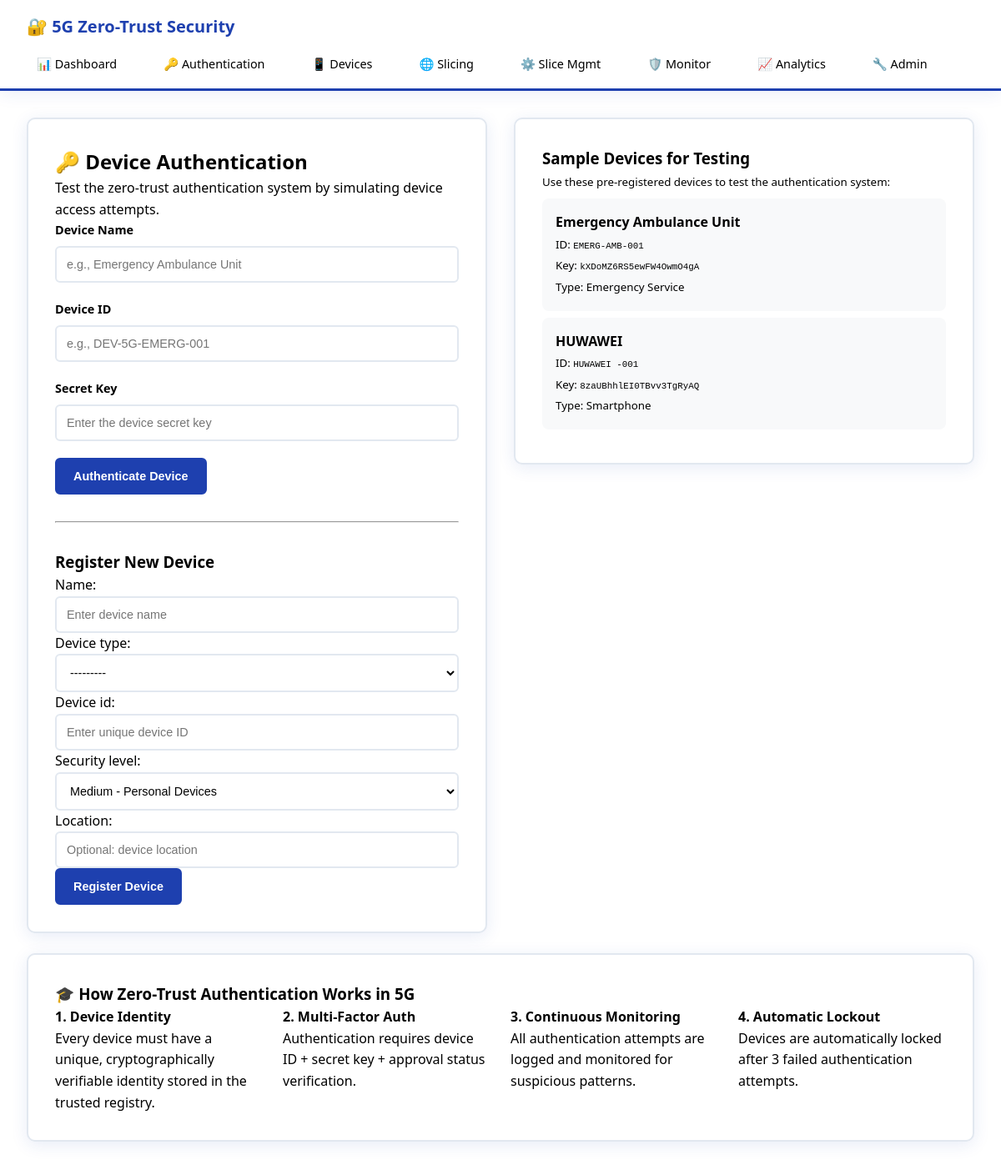
The app's page /demo/auth/ with its own data.
### zero_trust_demo/models.py (models this page shows, shortened)
class TrustedDevice(models.Model):
    DEVICE_TYPES = [
        ('SMARTPHONE', 'Smartphone'),
        ('IOT_SENSOR', 'IoT Sensor'),
        ('SMART_WATCH', 'Smart Watch'),
        ('VEHICLE', 'Connected Vehicle'),
        ('MEDICAL', 'Medical Device'),
        ('EMERGENCY', 'Emergency Service'),
        ('INDUSTRIAL', 'Industrial IoT'),
    ]
    SECURITY_LEVELS = [
        ('LOW', 'Low - Basic IoT'),
        ('MEDIUM', 'Medium - Personal Devices'),
        ('HIGH', 'High - Enterprise'),
        ('MAXIMUM', 'Maximum - Critical Infrastructure'),
    ]
    STATUS_CHOICES = [
        ('PENDING', 'Pending Approval'),
        ('APPROVED', 'Approved'),
        ('REJECTED', 'Rejected'),
        ('SUSPENDED', 'Suspended'),
        ('LOCKED', 'Locked'),
    ]
    name = models.CharField(max_length=100)
    device_type = models.CharField(max_length=20, choices=DEVICE_TYPES)
    device_id = models.CharField(max_length=100, unique=True)
    secret_key = models.CharField(max_length=100)
    security_level = models.CharField(max_length=20, choices=SECURITY_LEVELS, default='MEDIUM')
    status = models.CharField(max_length=20, choices=STATUS_CHOICES, default='PENDING')
    created_at = models.DateTimeField(auto_now_add=True)
    last_authentication = models.DateTimeField(null=True, blank=True)
    failed_attempts = models.IntegerField(default=0)
    is_active = models.BooleanField(default=True)
    ip_address = models.GenericIPAddressField(null=True, blank=True)
    location = models.CharField(max_length=100, blank=True)
    class Meta:
        verbose_name = "Trusted Device"
        verbose_name_plural = "Trusted Devices"

### zero_trust_demo/views.py (the view, shortened to what this page needs)
# urls.py: path('auth/', views.zero_trust_auth, name='zero_trust_auth'),
def zero_trust_auth(request):
    context = {}
    sample_devices = TrustedDevice.objects.filter(status='APPROVED')[:5]
    context['sample_devices'] = sample_devices
    context['form'] = DeviceRegistrationForm()
    return render(request, 'zero_trust_demo/zero_trust_auth.html', context)

### zero_trust_demo/forms.py (shortened to what this page needs)
class DeviceRegistrationForm(forms.ModelForm):
    class Meta:
        model = TrustedDevice
        fields = ['name', 'device_type', 'device_id', 'security_level', 'location']
        widgets = {
            'name': forms.TextInput(attrs={
                'class': 'form-control',
                'placeholder': 'Enter device name'
            }),
            'device_id': forms.TextInput(attrs={
                'class': 'form-control',
                'placeholder': 'Enter unique device ID'
            }),
            'device_type': forms.Select(attrs={'class': 'form-control'}),
            'security_level': forms.Select(attrs={'class': 'form-control'}),
            'location': forms.TextInput(attrs={
                'class': 'form-control',
                'placeholder': 'Optional: device location'
            }),
        }

### templates/zero_trust_demo/zero_trust_auth.html (shortened to what this page needs)
{% extends "zero_trust_demo/base.html" %}
{% block content %}
<div class="grid-2">
    <div class="card">
        <h2>🔑 Device Authentication</h2>
        <p>Test the zero-trust authentication system by simulating device access attempts.</p>
        <form method="post">
            <div class="form-group">
                <label class="form-label">Device Name</label>
                <input type="text" name="device_name" class="form-control"
                       placeholder="e.g., Emergency Ambulance Unit" required>
            </div>
            <div class="form-group">
                <label class="form-label">Device ID</label>
                <input type="text" name="device_id" class="form-control"
                       placeholder="e.g., DEV-5G-EMERG-001" required>
            </div>
            <div class="form-group">
                <label class="form-label">Secret Key</label>
                <input type="password" name="secret_key" class="form-control"
                       placeholder="Enter the device secret key" required>
            </div>
            <button type="submit" name="action" value="authenticate" class="btn btn-primary">
                Authenticate Device
            </button>
        </form>
        <hr style="margin: 2rem 0;">
        <h3>Register New Device</h3>
        <form method="post">
            {{ form.as_p }}
            <button type="submit" name="action" value="register" class="btn btn-primary">
                Register Device
            </button>
        </form>
    </div>
    <div>
        <div class="card">
            <h3>Sample Devices for Testing</h3>
            <p><small>Use these pre-registered devices to test the authentication system:</small></p>
            {% if sample_devices %}
                {% for device in sample_devices %}
                <div style="padding: 1rem; margin: 0.5rem 0; background: #f8f9fa; border-radius: 8px;">
                    <strong>{{ device.name }}</strong><br>
                    <small>ID: <code>{{ device.device_id }}</code></small><br>
                    <small>Key: <code>{{ device.secret_key }}</code></small><br>
                    <small>Type: {{ device.get_device_type_display }}</small>
                </div>
                {% endfor %}
            {% else %}
                <p>No approved devices available. Register a device first.</p>
            {% endif %}
        </div>
    </div>
</div>
<div class="card">
    <h3>🎓 How Zero-Trust Authentication Works in 5G</h3>
    <div style="display: grid; grid-template-columns: repeat(auto-fit, minmax(200px, 1fr)); gap: 1.5rem;">
        <div>
            <h4>1. Device Identity</h4>
            <p>Every device must have a unique, cryptographically verifiable identity stored in the trusted registry.</p>
        </div>
        <div>
            <h4>2. Multi-Factor Auth</h4>
            <p>Authentication requires device ID + secret key + approval status verification.</p>
        </div>
        <div>
            <h4>3. Continuous Monitoring</h4>
            <p>All authentication attempts are logged and monitored for suspicious patterns.</p>
        </div>
        <div>
            <h4>4. Automatic Lockout</h4>
            <p>Devices are automatically locked after 3 failed authentication attempts.</p>
        </div>
    </div>
</div>
{% endblock %}

### templates/zero_trust_demo/base.html (style rules this page uses)
:root { --primary-blue: #1e40af; --secondary-blue: #3b82f6; --light-blue: #dbeafe; --dark-blue: #1e3a8a; --white: #ffffff; --black: #000000; --gray-light: #f8fafc; --gray-medium: #e2e8f0; --gray-dark: #64748b; }
* { margin: 0; padding: 0; box-sizing: border-box; }
body { font-family: 'Segoe UI', Tahoma, Geneva, Verdana, sans-serif; background: linear-gradient(135deg, var(--white) 0%, var(--light-blue) 100%); min-height: 100vh; color: var(--black); line-height: 1.6; }
.card { background: var(--white); border-radius: 10px; padding: 1.5rem; box-shadow: 0 4px 20px rgba(30, 64, 175, 0.1); margin-bottom: 1.5rem; border: 2px solid var(--gray-medium); }
.btn { padding: 0.75rem 1.25rem; border: none; border-radius: 6px; cursor: pointer; font-weight: 600; text-decoration: none; display: inline-block; transition: all 0.3s; text-align: center; font-size: 0.9rem; }
.btn-primary { background: var(--primary-blue); color: var(--white); border: 2px solid var(--primary-blue); }
.form-group { margin-bottom: 1.25rem; }
.form-label { display: block; margin-bottom: 0.5rem; font-weight: 600; color: var(--black); font-size: 0.9rem; }
.form-control { width: 100%; padding: 0.75rem; border: 2px solid var(--gray-medium); border-radius: 6px; font-size: 0.9rem; transition: border-color 0.3s; background: var(--white); color: var(--black); }
.grid-2 { display: grid; grid-template-columns: 1fr; gap: 1.5rem; }
@media (min-width: 1025px) { .card { padding: 2rem; } }
@media (min-width: 1025px) { .grid-2 { grid-template-columns: 1fr 1fr; gap: 2rem; } }

### records on screen
TrustedDevice: name "Emergency Ambulance Unit", device_id "EMERG-AMB-001", secret_key "kXDoMZ6RS5ewFW4OwmO4gA", device_type "Emergency Service"
TrustedDevice: name "HUWAWEI", device_id "HUWAWEI -001", secret_key "8zaUBhhlEI0TBvv3TgRyAQ", device_type "Smartphone"
